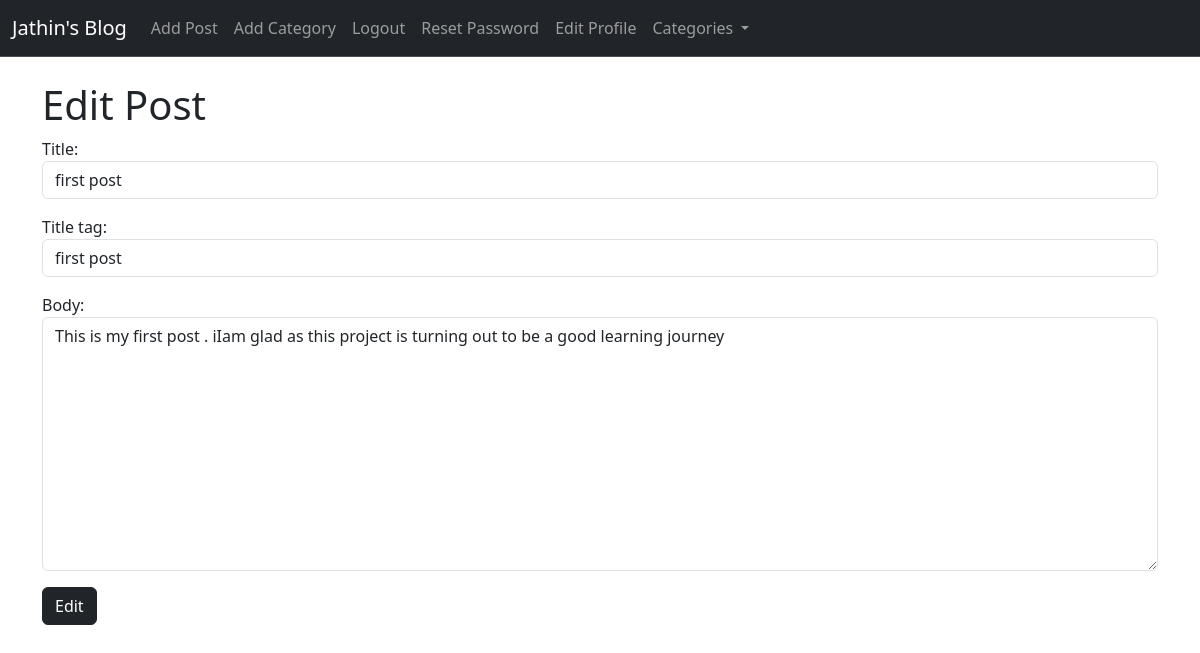
Before: /updatepost/1 (signed in) with the older database file.
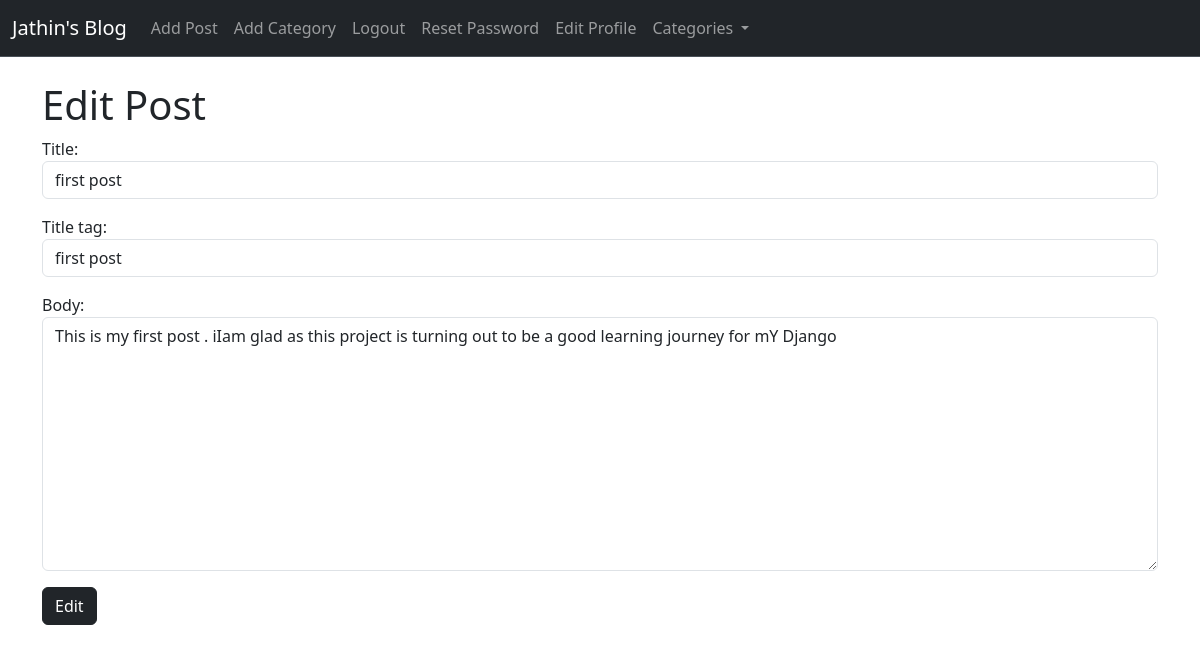
After: the same page with the newer database file.
### post/models.py (models this page shows, shortened)
class Post(models.Model):
    title = models.CharField(max_length=50)
    title_tag=models.CharField(max_length=20, null=True)
    author = models.ForeignKey(User, on_delete=models.CASCADE)
    body = RichTextField(blank=True, null=True)
    post_time=models.TimeField(auto_now_add=True)
    post_date=models.DateField(auto_now_add=True)
    category=models.CharField(max_length=225, default='coding')
    likes=models.ManyToManyField(User, related_name="blog_likes")

### post/views.py (the view, shortened to what this page needs)
# urls.py: path('updatepost/<int:pk>', Updatearticlepost.as_view(),name='updatepost' ),
class Updatearticlepost(UpdateView):
    model=Post
    template_name="updatepost.html"
    form_class=UpdateForm

### post/forms.py
class UpdateForm(forms.ModelForm):
    class Meta:
        model=Post
        fields=('title','title_tag', 'body',)
        widgets={
            'title':forms.TextInput(attrs={'class':'form-control'}),
            'title_tag':forms.TextInput(attrs={'class':'form-control'}),
            'body':forms.Textarea(attrs={'class':'form-control', }),
        }

### post/templates/updatepost.html (shortened to what this page needs)
{% extends 'base.html' %}
{% block content %}
{% if user.is_authenticated and post.author == user%}
<h1>Edit Post</h1>
<form method="POST">
{{ form.as_p }}
<button type="submit" class="btn btn-dark">Edit</button>
</form>
{% else %} Wait .. You are not authorised Bitch .. are you ?
{% endif %}
{% endblock %}

Changed rows visible on the page:
changed Post "first post": body "This is my first post . iIam glad as this project is turning out to be a good learning journey" → "This is my first post . iIam glad as this project is turning out to be a good learning journey for mY Django"
